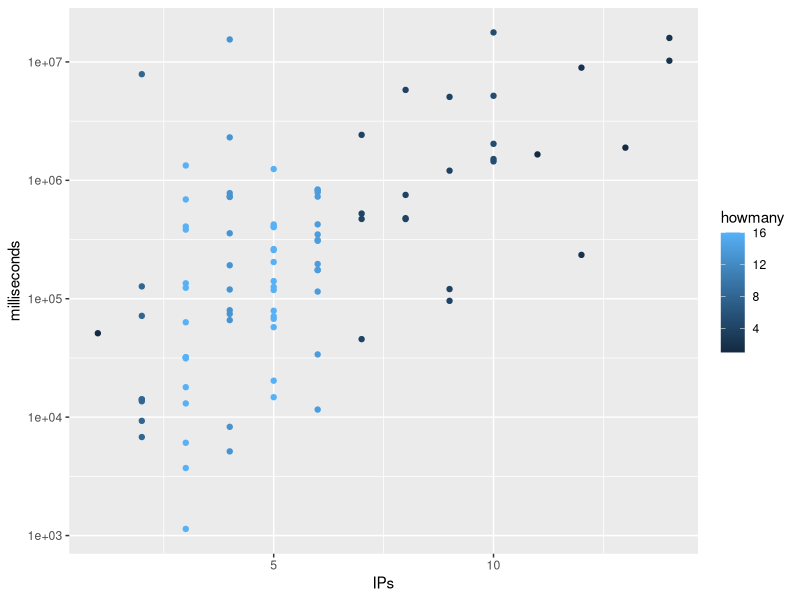
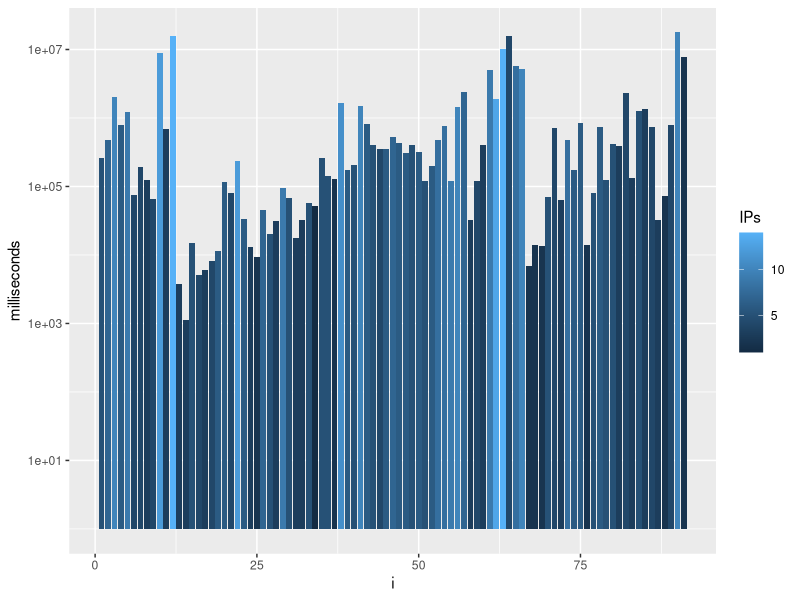
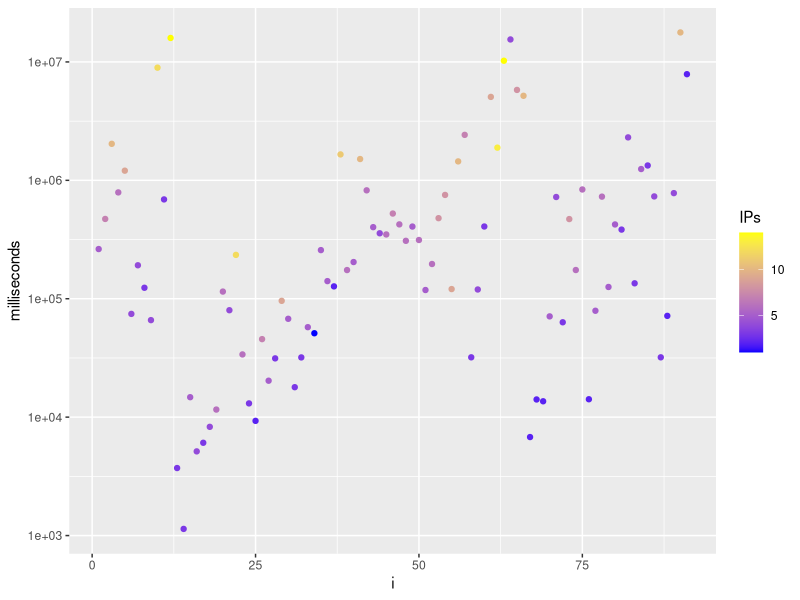

Reproduce these figures in R, in order. (Note: this script raises an error after producing the figures.)
library(ggplot2)

ips.time <- read.csv("ips-duration-openshift-7-31.dat")
ips.time$howmany <- 1:nrow(ips.time)
for ( i in 1:nrow(ips.time) ) {
    ips.time[i,]$howmany <- length(ips.time[ips.time$IPs==ips.time[i,]$IPs,]$milliseconds)
}
ips.time$i <- 1:nrow(ips.time)
ggplot(data=ips.time, aes(x=IPs,y=milliseconds,color=howmany))+geom_point()+scale_y_log10()+ stat_summary(fun.data = "mean_cl_boot", colour = "red")
ggplot(data=ips.time, aes(x=i,y=milliseconds,fill=IPs))+geom_bar(stat='identity')+scale_y_log10()
ggplot(data=ips.time, aes(x=i,y=milliseconds,color=IPs))+geom_point()+scale_y_log10() + scale_color_gradient(low='blue', high='yellow')
ggplot(data=ips.time, aes(x=reorder(i,-milliseconds),y=milliseconds,color=IPs)) +geom_point()+scale_y_log10() + scale_color_gradient(low='blue', high='yellow')+theme(axis.ticks = element_blank(), axis.text.x = element_blank(),axis.text.x=element_text("Ordered experiments"))

